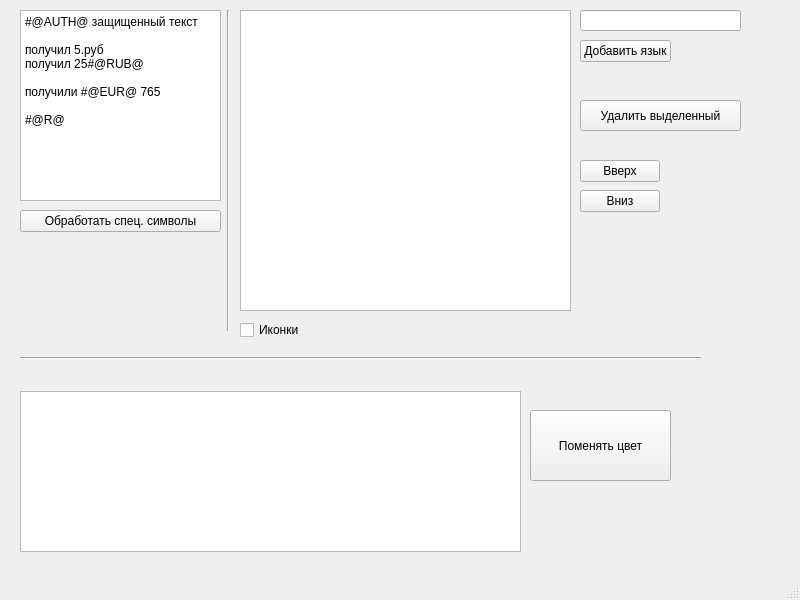
<?xml version="1.0" encoding="UTF-8"?>
<ui version="4.0">
 <class>MainWindow</class>
 <widget class="QMainWindow" name="MainWindow">
  <property name="geometry">
   <rect>
    <x>0</x>
    <y>0</y>
    <width>800</width>
    <height>600</height>
   </rect>
  </property>
  <property name="windowTitle">
   <string>MainWindow</string>
  </property>
  <widget class="QWidget" name="centralwidget">
   <widget class="QPlainTextEdit" name="plainTextEditSymbols">
    <property name="geometry">
     <rect>
      <x>20</x>
      <y>10</y>
      <width>201</width>
      <height>191</height>
     </rect>
    </property>
    <property name="plainText">
     <string>#@AUTH@ защищенный текст

получил 5.руб
получил 25#@RUB@

получили #@EUR@ 765

#@R@</string>
    </property>
   </widget>
   <widget class="QPushButton" name="pushButton">
    <property name="geometry">
     <rect>
      <x>20</x>
      <y>210</y>
      <width>201</width>
      <height>22</height>
     </rect>
    </property>
    <property name="text">
     <string>Обработать спец. символы</string>
    </property>
   </widget>
   <widget class="QListView" name="listView">
    <property name="geometry">
     <rect>
      <x>240</x>
      <y>10</y>
      <width>331</width>
      <height>301</height>
     </rect>
    </property>
   </widget>
   <widget class="QTableView" name="tableView">
    <property name="geometry">
     <rect>
      <x>20</x>
      <y>391</y>
      <width>501</width>
      <height>161</height>
     </rect>
    </property>
   </widget>
   <widget class="QPushButton" name="pushButton_2">
    <property name="geometry">
     <rect>
      <x>580</x>
      <y>40</y>
      <width>91</width>
      <height>22</height>
     </rect>
    </property>
    <property name="text">
     <string>Добавить язык</string>
    </property>
   </widget>
   <widget class="Line" name="line">
    <property name="geometry">
     <rect>
      <x>220</x>
      <y>10</y>
      <width>16</width>
      <height>321</height>
     </rect>
    </property>
    <property name="orientation">
     <enum>Qt::Vertical</enum>
    </property>
   </widget>
   <widget class="Line" name="line_2">
    <property name="geometry">
     <rect>
      <x>20</x>
      <y>350</y>
      <width>681</width>
      <height>16</height>
     </rect>
    </property>
    <property name="orientation">
     <enum>Qt::Horizontal</enum>
    </property>
   </widget>
   <widget class="QLineEdit" name="lineEdit">
    <property name="geometry">
     <rect>
      <x>580</x>
      <y>10</y>
      <width>161</width>
      <height>21</height>
     </rect>
    </property>
   </widget>
   <widget class="QCheckBox" name="checkBox">
    <property name="geometry">
     <rect>
      <x>240</x>
      <y>320</y>
      <width>72</width>
      <height>20</height>
     </rect>
    </property>
    <property name="text">
     <string>Иконки</string>
    </property>
   </widget>
   <widget class="QPushButton" name="pushButton_3">
    <property name="geometry">
     <rect>
      <x>580</x>
      <y>100</y>
      <width>161</width>
      <height>31</height>
     </rect>
    </property>
    <property name="text">
     <string>Удалить выделенный</string>
    </property>
   </widget>
   <widget class="QPushButton" name="pushButton_4">
    <property name="geometry">
     <rect>
      <x>580</x>
      <y>160</y>
      <width>80</width>
      <height>22</height>
     </rect>
    </property>
    <property name="text">
     <string>Вверх</string>
    </property>
   </widget>
   <widget class="QPushButton" name="pushButton_5">
    <property name="geometry">
     <rect>
      <x>580</x>
      <y>190</y>
      <width>80</width>
      <height>22</height>
     </rect>
    </property>
    <property name="text">
     <string>Вниз</string>
    </property>
   </widget>
   <widget class="QPushButton" name="pushButton_6">
    <property name="geometry">
     <rect>
      <x>530</x>
      <y>410</y>
      <width>141</width>
      <height>71</height>
     </rect>
    </property>
    <property name="text">
     <string>Поменять цвет</string>
    </property>
   </widget>
  </widget>
  <widget class="QMenuBar" name="menubar">
   <property name="geometry">
    <rect>
     <x>0</x>
     <y>0</y>
     <width>800</width>
     <height>21</height>
    </rect>
   </property>
  </widget>
  <widget class="QStatusBar" name="statusbar"/>
 </widget>
 <resources/>
 <connections/>
</ui>
